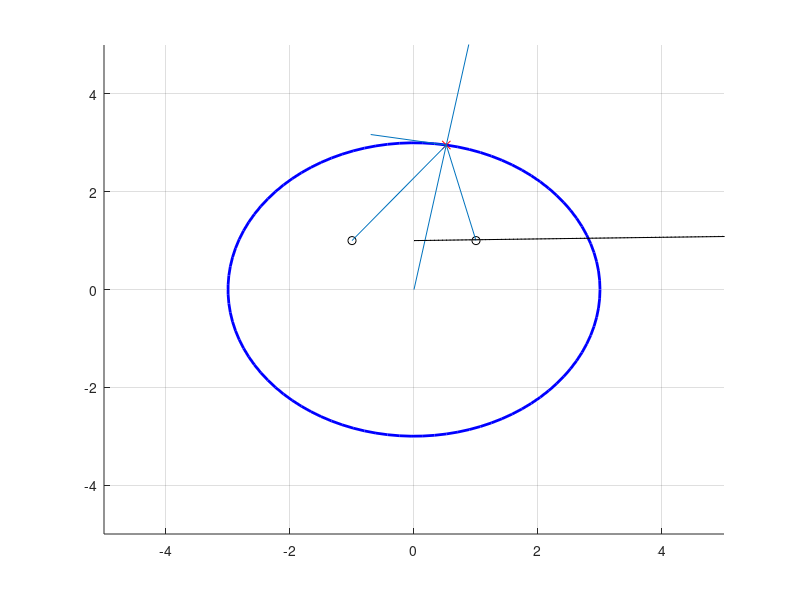
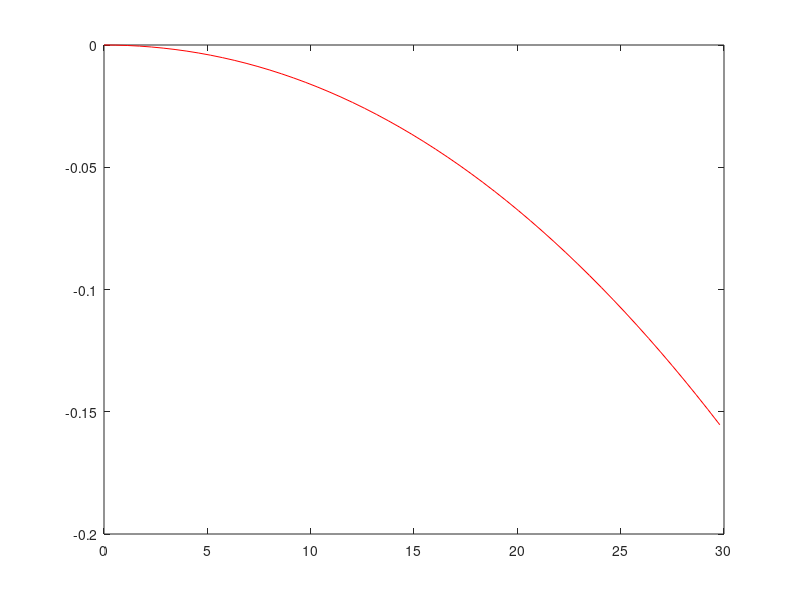

Write the MATLAB code that produced these figures, in order. (Note: this script raises an error after producing the figures.)
clc
clear all
close all

kspring = 1;
th0 = pi/2;
pin1 = [-1 1];
pin2 = [1 1];

pinrod = [0 3];
dth = pi/18;
xfree1 = norm(pinrod- pin1);
xfree2 = norm(pinrod- pin2);

pinnew = norm(pinrod).*[cos(th0 - dth), sin(th0 - dth)];
x1 = pinnew - pin1;
x2 = pinnew - pin2;

xforced1 = norm(x1);
xforced2 = norm(x2);
th1 = atan(x1(2)/x1(1));
th2 = atan(x2(2)/x2(1));

ths1 = th1 + dth;
ths2 = pi - th2 + dth;

Fs1 = 0.5*xforced1*kspring*[cos(ths1), sin(ths1)];
Fs2 =0.5*xforced2*kspring*[cos(ths2), sin(ths2)];

F = norm(Fs1)*[-cos(ths1-th1) sin(ths1-th1)];
figure
xlim([-5 5])
ylim([-5 5])
grid on
hold on
viscircles([0 0],3,'Color',"b");

plot(pin1(1),pin1(2),"ko")
plot(pin2(1),pin2(2),"ko")

plot(pinnew(1),pinnew(2),"rx")
line([0 pinnew(1)*5], [0 pinnew(2)*5])

line([pin1(1) pinnew(1)], [pin1(2) pinnew(2)])
line([pin2(1) pinnew(1)], [pin2(2) pinnew(2)])
line([pinnew(1)+F(1), pinnew(1)],[pinnew(2)+F(2), pinnew(2)])


%% non linear and linearized model
clear all 
close all
P0 = [-1 1];
PP = [0 5];
l = norm(PP);
alfa = 0:0.01:pi/6;
theta0 = atan2(PP(2)-P0(2), PP(1)-P0(1));
Pinit = [PP(2)-P0(2), PP(1)-P0(1)];
xk = norm(Pinit);
pdiff = [l*sin(alfa) - P0(1);l*cos(alfa)- P0(2)];

theta = atan2(pdiff(2,:), pdiff(1,:));
norms = pdiff.*pdiff;
norms = sqrt(norms(1,:) + norms(2,:));

Fx_real = norms.*cos(theta+alfa);
%Fx_lin = (alfa+ norm(Pinit)).*taylorapp(theta0, alfa);%cosx = cos(x0) - sin(x0)*(x);
%Fx_lin = norm(Pinit)*cos(theta0) - norm(Pinit)*sin(theta0).*alfa + alfa*cos(theta0);
Fx_lin = (xk + alfa.*(xk)).*(cos(theta0));

degree = alfa*180/pi;
plot(degree,Fx_real,"k", degree,Fx_lin, "k:")

figure
error = Fx_real-Fx_lin;
plot(degree,error, "r")

%% checking taylor approx
close all
plot(degree,cos(theta0+alfa),degree, taylorapp(theta0, alfa))
err = cos(theta0+alfa)-taylorapp(theta0, alfa);
figure
plot(abs(err),"r")








